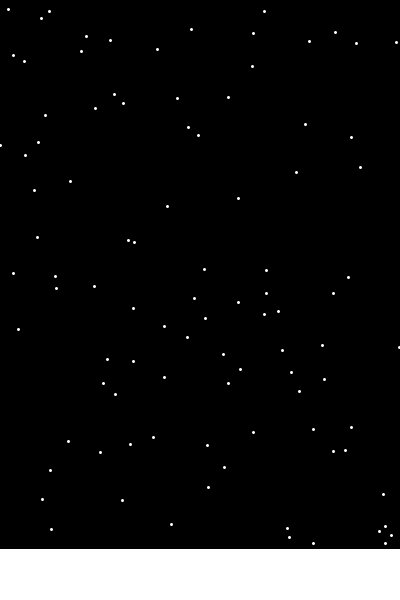
Frame 1 (no input)
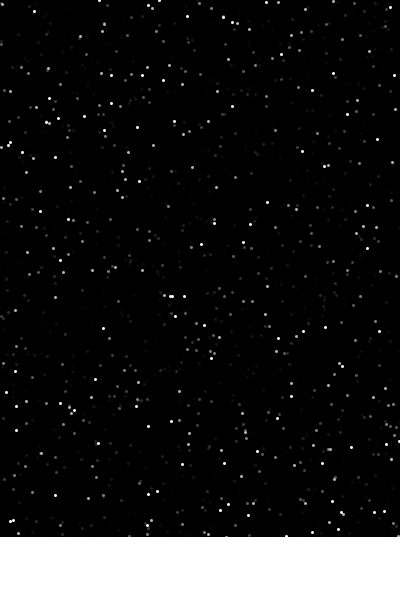
Frame 60 (the mouse pressed at the canvas centre just before this capture)
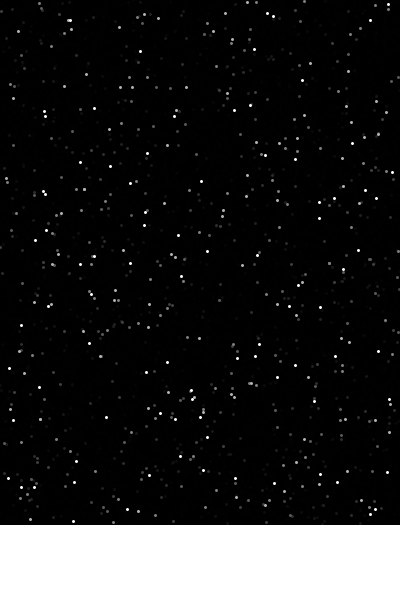
Frame 120 (the mouse held since frame 60 and released just before this capture)

The Processing sketch that drew these frames (run headless with seeded random() and noise(); from frame 60 on, the mouse is pressed at the canvas centre):

// Processing sketch: processing_48440
// ── processing_48440.pde

void setup()
{
  size(400, 600);
  background(0, 0, 0);
  smooth();
  noStroke();

  textAlign(CENTER);
  frameRate(5);
}

void draw()
{
  fill(0, 0, 0, 75);
  rect(0, 0, width, height); 
  //fill(255,255,255);
  //textSize(40);
  //text("O Holy Night", random(width),random(height));
  //ellipse(random(width),random(height), 10, 10);
  stroke(255, 255, 255);
  strokeWeight(3);

  for (int i = 0; i < 10; i = i+1)
  {
    for (int j=0; j<10; j=j+1)
    {
      point(random(i*40, (i+1)*40), random(height));
    }
  }

  fill(255, 255, 255);
  rect(0, (550-frameCount/5), width, (50+frameCount/5));

  noStroke();
}
